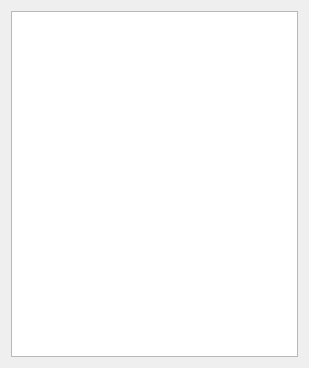
<?xml version="1.0" encoding="UTF-8"?>
<!--
######################################################################################################################
# Copyright (C) 2017-2021 Spine project consortium
# This file is part of Spine Items.
# Spine Items is free software: you can redistribute it and\/or modify it under the terms of the GNU Lesser General
# Public License as published by the Free Software Foundation, either version 3 of the License, or (at your option)
# any later version. This program is distributed in the hope that it will be useful, but WITHOUT ANY WARRANTY;
# without even the implied warranty of MERCHANTABILITY or FITNESS FOR A PARTICULAR PURPOSE. See the GNU Lesser General
# Public License for more details. You should have received a copy of the GNU Lesser General Public License along with
# this program. If not, see <http:\/\/www.gnu.org\/licenses\/>.
######################################################################################################################
-->
<ui version="4.0">
 <class>Form</class>
 <widget class="QWidget" name="Form">
  <property name="geometry">
   <rect>
    <x>0</x>
    <y>0</y>
    <width>309</width>
    <height>368</height>
   </rect>
  </property>
  <property name="windowTitle">
   <string>Form</string>
  </property>
  <layout class="QVBoxLayout" name="verticalLayout">
   <item>
    <widget class="QTableView" name="renaming_table"/>
   </item>
  </layout>
 </widget>
 <resources>
  <include location="../../ui/resources/resources_icons.qrc"/>
 </resources>
 <connections/>
</ui>
